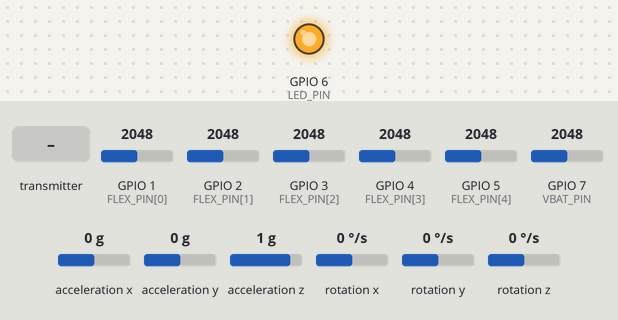
Simulated run of this sketch. Board: ESP32-S3. On the bench: output pins drawn as LEDs (lit = HIGH). Wiring (inferred from the names in the program): MPU-6050 motion sensor at I2C address 0x68. Dashed ring = blinking. The inputs (shaded band) are chosen by the test bench; at power-on: GPIO 1 (FLEX_PIN[0]) = 2048, GPIO 3 (FLEX_PIN[2]) = 2048, GPIO 2 (FLEX_PIN[1]) = 2048, GPIO 4 (FLEX_PIN[3]) = 2048, GPIO 5 (FLEX_PIN[4]) = 2048, GPIO 7 (VBAT_PIN) = 2048, acceleration x 0 g, acceleration y 0 g, acceleration z 1 g, rotation x 0 °/s, rotation y 0 °/s, rotation z 0 °/s (analog values on the 0–4095 scale). WiFi joins after 1.5 s; servers stay silent unless stated; what the sketch prints to the serial monitor is not drawn.

Above: at 7.0 s.
7.1 s: the transmitter starts sending flex.0 = 0
At 8.4 s:
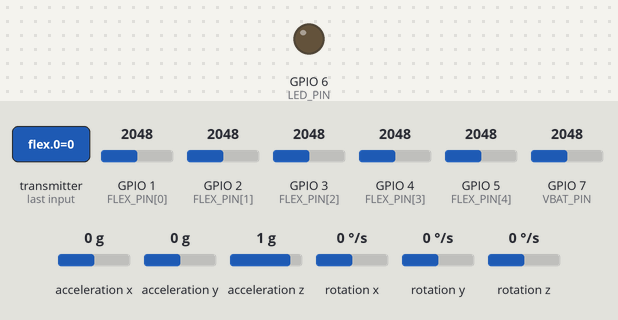
11.0 s: GPIO 1 (FLEX_PIN[0]) set to 260
At 12.9 s:
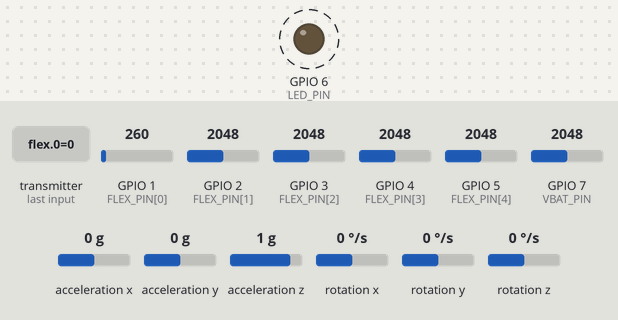
16.3 s: GPIO 3 (FLEX_PIN[2]) set to 660
26.6 s: GPIO 2 (FLEX_PIN[1]) set to 660
36.6 s: GPIO 4 (FLEX_PIN[3]) set to 122
46.6 s: GPIO 5 (FLEX_PIN[4]) set to 122
Timing chart, 0 to 57.6 s (numbered marks = the images above; inputs shaded):
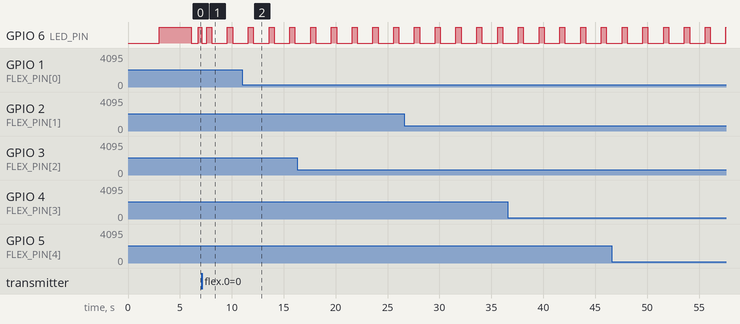

The sketch:

GLoveMasterAndroid.ino
```cpp
/*
 * SMART GLOVE - ESP32-S3 MASTER (Tangan Kanan)  [FIXED v2]
 * KOMUNIKASI: WiFi Hotspot HP → TCP JSON ke Android
 *
 * SETUP HOTSPOT HP:
 *   SSID    : SmartGlove
 *   Password: smartglove1234
 *   Android IP (gateway): 192.168.43.1
 *   Port TCP: 8080
 *
 * ESP-NOW : Slave → Master (tangan kiri)
 * TCP JSON: Master → Android via hotspot HP
 *
 * ╔══════════════════════════════════════════════════════════╗
 * ║  FIX UTAMA: Urutan JSON sekarang PERSIS sama dengan      ║
 * ║  feature_order di model_info.json & scaler_params.json:  ║
 * ║                                                          ║
 * ║  [fL0..fL4, aLx,aLy,aLz, gLx,gLy,gLz,                  ║
 * ║   fR0..fR4, aRx,aRy,aRz, gRx,gRy,gRz]                  ║
 * ║                                                          ║
 * ║  = 22 fitur, urutan sama dengan FEATURE_COLS di          ║
 * ║    notebook training Python                              ║
 * ╚══════════════════════════════════════════════════════════╝
 *
 * Format JSON ke Android:
 * {
 *   "fL":[f1,f2,f3,f4,f5],   ← flex kiri  (raw ADC 0-4095)
 *   "aL":[x,y,z],            ← accel kiri  (g)
 *   "gL":[x,y,z],            ← gyro kiri   (deg/s)
 *   "fR":[f1,f2,f3,f4,f5],   ← flex kanan (raw ADC 0-4095)
 *   "aR":[x,y,z],            ← accel kanan (g)
 *   "gR":[x,y,z],            ← gyro kanan  (deg/s)
 *   "bL":volt, "bR":volt,   ← FIX Bug #4: keduanya dalam Volt (bukan raw ADC)
 *   "sl":0/1, "ts":ms
 * }
 *
 * PENTING: struct_message HARUS SAMA PERSIS dengan GloveSlave.ino
 */

#include <WiFi.h>
#include <WiFiClient.h>
#include <esp_now.h>
#include <esp_wifi.h>
#include <Wire.h>

// ==================== HOTSPOT CONFIG ====================
#define HOTSPOT_SSID     "SmartGlove"
#define HOTSPOT_PASSWORD "smartglove1234"
#define ANDROID_IP       "192.168.43.1"
#define TCP_PORT         8080

// ==================== DATA STRUCTURE ====================
// Struct ini HARUS SAMA PERSIS dengan GloveSlave.ino
typedef struct struct_message {
    float flex[5];          // raw ADC flex (0–4095)
    float accel[3];         // g
    float gyro[3];          // deg/s
    float batteryVoltage;   // raw ADC baterai master / Volt slave
    int   batteryPercentage;
    unsigned long timestamp;
} struct_message;

typedef struct channel_info {
    uint8_t channel;
    char identifier[10];
} channel_info;

struct_message rxData;    // data dari slave (tangan kiri)
struct_message localData; // data master (tangan kanan)

// ==================== PIN CONFIGURATION ====================
const int FLEX_PIN[5] = {1, 2, 3, 4, 5};
const int SDA_PIN  = 9;
const int SCL_PIN  = 8;
const int VBAT_PIN = 7;
const int LED_PIN  = 6;

// ==================== MPU6050 ====================
const uint8_t MPU_ADDR = 0x68;

void mpuWrite(uint8_t reg, uint8_t val) {
    Wire.beginTransmission(MPU_ADDR);
    Wire.write(reg);
    Wire.write(val);
    Wire.endTransmission();
}

void mpuRead(uint8_t reg, uint8_t *buf, uint8_t len) {
    Wire.beginTransmission(MPU_ADDR);
    Wire.write(reg);
    Wire.endTransmission(false);
    Wire.requestFrom(MPU_ADDR, len);
    for (uint8_t i = 0; i < len; i++) buf[i] = Wire.read();
}

bool mpuInit() {
    mpuWrite(0x6B, 0x00); delay(100);
    mpuWrite(0x1C, 0x00); // accel ±2g
    mpuWrite(0x1B, 0x00); // gyro ±250°/s
    uint8_t who = 0;
    mpuRead(0x75, &who, 1);
    return (who == 0x68);
}

void mpuGetMotion6(int16_t *ax, int16_t *ay, int16_t *az,
                   int16_t *gx, int16_t *gy, int16_t *gz) {
    uint8_t buf[14];
    mpuRead(0x3B, buf, 14);
    *ax = (buf[0]  << 8) | buf[1];
    *ay = (buf[2]  << 8) | buf[3];
    *az = (buf[4]  << 8) | buf[5];
    *gx = (buf[8]  << 8) | buf[9];
    *gy = (buf[10] << 8) | buf[11];
    *gz = (buf[12] << 8) | buf[13];
}

// ==================== TCP CLIENT ====================
WiFiClient tcpClient;

// ==================== STATE ====================
unsigned long lastDataReceived     = 0;
unsigned long lastPrint            = 0;
unsigned long lastTCPSend          = 0;
unsigned long lastWiFiAttempt      = 0;
unsigned long lastChannelBroadcast = 0;
unsigned long lastLedBlink         = 0;
unsigned long lastTCPAttempt       = 0;
unsigned long wifiRetryDelay       = 5000;
unsigned long tcpRetryDelay        = 2000;
unsigned long bootTime             = 0;

bool    slaveConnected = false;
bool    wifiConnected  = false;
bool    tcpConnected   = false;
uint8_t currentChannel = 1;

// FIX Bug #6: Slave loop delay(50) → ~20Hz, master TCP 20ms → 50Hz.
// Guard ini mencegah frame slave dikirim 2-3x ke Android.
unsigned long lastSlaveTimestamp = 0;

uint8_t broadcastAddress[] = {0xFF, 0xFF, 0xFF, 0xFF, 0xFF, 0xFF};

// ==================== FORWARD DECLARATIONS ====================
void checkAndRetryWiFi();
void checkAndRetryTCP();
void readLocalSensors();
void controlLED();
void sendTCPData();
void broadcastChannelInfo();
void syncESPNowChannel();
void printStatus();

// ==================== ESP-NOW CALLBACK ====================
void OnDataRecv(const esp_now_recv_info *info,
                const uint8_t *incomingData, int len)
{
    memcpy(&rxData, incomingData, sizeof(rxData));
    // FIX Bug #6: simpan timestamp slave untuk cek duplikat di sendTCPData()
    lastSlaveTimestamp = rxData.timestamp;
    lastDataReceived   = millis();
    slaveConnected     = true;
}

// ==================== SETUP ====================
void setup() {
    Serial.begin(115200);
    delay(3000);

    Serial.println("\n=====================================");
    Serial.println(" SMART GLOVE MASTER v2 - TCP ANDROID");
    Serial.println("=====================================");

    pinMode(LED_PIN, OUTPUT);
    digitalWrite(LED_PIN, HIGH);

    Serial.printf("[WiFi] Connecting to '%s'...\n", HOTSPOT_SSID);
    WiFi.mode(WIFI_STA);
    WiFi.begin(HOTSPOT_SSID, HOTSPOT_PASSWORD);

    int attempts = 0;
    while (WiFi.status() != WL_CONNECTED && attempts < 30) {
        delay(500); Serial.print("."); attempts++;
    }
    Serial.println();

    if (WiFi.status() == WL_CONNECTED) {
        wifiConnected  = true;
        currentChannel = WiFi.channel();
        Serial.printf("[WiFi] OK! IP: %s  Ch: %d\n",
                      WiFi.localIP().toString().c_str(), currentChannel);
        Serial.printf("[TCP]  Target Android: %s:%d\n", ANDROID_IP, TCP_PORT);
    } else {
        Serial.println("[WiFi] FAILED — retry di loop");
    }

    Serial.printf("[MAC] %s\n", WiFi.macAddress().c_str());

    Serial.println("[ESP-NOW] Initializing...");
    if (esp_now_init() != ESP_OK) {
        Serial.println("[ESP-NOW] ERROR: init failed!");
    } else {
        esp_now_register_recv_cb(OnDataRecv);
        esp_now_peer_info_t peerInfo = {};
        memcpy(peerInfo.peer_addr, broadcastAddress, 6);
        peerInfo.channel = 0;
        peerInfo.encrypt = false;
        esp_now_add_peer(&peerInfo);
        Serial.println("[ESP-NOW] OK");
        syncESPNowChannel();
    }

    Wire.begin(SDA_PIN, SCL_PIN);
    Wire.setClock(100000);
    delay(200);
    Serial.println(mpuInit() ? "[MPU6050] OK" : "[MPU6050] WARNING: tidak terdeteksi!");

    analogReadResolution(12);
    analogSetAttenuation(ADC_11db);
    Serial.println("[ADC] OK — 12-bit (0–4095)");

    Serial.println("\n[READY] Menunggu koneksi Android...\n");
    bootTime = millis();
    delay(1000);
}

// ==================== LOOP ====================
void loop() {
    checkAndRetryWiFi();
    if (wifiConnected) checkAndRetryTCP();

    if (millis() - lastChannelBroadcast >= 2000) {
        broadcastChannelInfo();
        lastChannelBroadcast = millis();
    }

    readLocalSensors();
    controlLED();

    // Kirim 50Hz (20ms interval)
    if (tcpConnected && millis() - lastTCPSend >= 20) {
        sendTCPData();
        lastTCPSend = millis();
    }

    if (millis() - bootTime > 10000 && millis() - lastPrint >= 5000) {
        printStatus();
        lastPrint = millis();
    }

    delay(5);
}

// ==================== READ LOCAL SENSORS ====================
void readLocalSensors() {
    localData.timestamp = millis();

    for (int i = 0; i < 5; i++)
        localData.flex[i] = (float)analogRead(FLEX_PIN[i]);

    int16_t ax, ay, az, gx, gy, gz;
    mpuGetMotion6(&ax, &ay, &az, &gx, &gy, &gz);
    localData.accel[0] = ax / 16384.0f;
    localData.accel[1] = ay / 16384.0f;
    localData.accel[2] = az / 16384.0f;
    localData.gyro[0]  = gx / 131.0f;
    localData.gyro[1]  = gy / 131.0f;
    localData.gyro[2]  = gz / 131.0f;

    // FIX Bug #4: Konversi ke Volt (sama seperti GloveSlave.ino)
    // Slave sudah kirim Volt → master juga harus Volt agar satuan bL == bR
    int rawBat = analogRead(VBAT_PIN);
    localData.batteryVoltage    = (rawBat / 4095.0f) * 3.3f * 2.0f; // voltage divider ratio 2.0
    float pct = ((localData.batteryVoltage - 3.0f) / (4.2f - 3.0f)) * 100.0f;
    localData.batteryPercentage = (int)constrain(pct, 0, 100);
}

// ==================== SEND TCP DATA ====================
/*
 * PERBAIKAN KRITIS: Urutan key JSON sekarang PERSIS sama dengan
 * feature_order = [fL0..fL4, aLx,aLy,aLz, gLx,gLy,gLz,
 *                  fR0..fR4, aRx,aRy,aRz, gRx,gRy,gRz]
 *
 * Versi lama salah: fL, fR, aL, aR, gL, gR
 * Versi ini benar : fL, aL, gL, fR, aR, gR
 */
void sendTCPData() {
    if (!tcpClient.connected()) {
        tcpConnected = false;
        return;
    }

    bool slaveOk = slaveConnected && (millis() - lastDataReceived < 2000);

    // FIX Bug #6: Kirim hanya jika ada frame slave baru (timestamp berbeda).
    // Slave ~20Hz, master loop 5ms → tanpa guard ini tiap frame slave
    // terkirim 2-3x ke Android, mendistorsi temporal pattern.
    // Ketika slave tidak terhubung, tetap kirim data master saja (sl=0).
    static unsigned long lastSentSlaveTs = 0;
    bool slaveFrameNew = (lastSlaveTimestamp != lastSentSlaveTs);
    if (slaveOk && !slaveFrameNew) {
        return; // frame slave belum diperbarui, skip
    }
    if (slaveOk) lastSentSlaveTs = lastSlaveTimestamp;

    char json[600];
    int len = snprintf(json, sizeof(json),
        "{"
        // ── KIRI dulu (semua): flex → accel → gyro ──
        "\"fL\":[%d,%d,%d,%d,%d],"
        "\"aL\":[%.4f,%.4f,%.4f],"
        "\"gL\":[%.4f,%.4f,%.4f],"
        // ── KANAN (semua): flex → accel → gyro ──
        "\"fR\":[%d,%d,%d,%d,%d],"
        "\"aR\":[%.4f,%.4f,%.4f],"
        "\"gR\":[%.4f,%.4f,%.4f],"
        // meta — bL dan bR sekarang sama-sama dalam VOLT (FIX Bug #4)
        "\"bL\":%.2f,"
        "\"bR\":%.2f,"
        "\"sl\":%d,"
        "\"ts\":%lu"
        "}",
        // fL — flex kiri raw ADC (dari slave)
        (int)rxData.flex[0], (int)rxData.flex[1], (int)rxData.flex[2],
        (int)rxData.flex[3], (int)rxData.flex[4],
        // aL — accel kiri (g)
        rxData.accel[0], rxData.accel[1], rxData.accel[2],
        // gL — gyro kiri (deg/s)
        rxData.gyro[0],  rxData.gyro[1],  rxData.gyro[2],
        // fR — flex kanan raw ADC (dari master/lokal)
        (int)localData.flex[0], (int)localData.flex[1], (int)localData.flex[2],
        (int)localData.flex[3], (int)localData.flex[4],
        // aR — accel kanan (g)
        localData.accel[0], localData.accel[1], localData.accel[2],
        // gR — gyro kanan (deg/s)
        localData.gyro[0],  localData.gyro[1],  localData.gyro[2],
        // meta — FIX Bug #4: keduanya Volt
        rxData.batteryVoltage,        // bL = Volt dari slave ✓
        localData.batteryVoltage,     // bR = Volt dari master (sudah dikonversi) ✓
        slaveOk ? 1 : 0,
        localData.timestamp
    );

    if (len > 0 && len < (int)sizeof(json)) {
        tcpClient.println(json);
    }
}

// ==================== SYNC ESP-NOW CHANNEL ====================
void syncESPNowChannel() {
    esp_wifi_set_promiscuous(true);
    esp_wifi_set_channel(currentChannel, WIFI_SECOND_CHAN_NONE);
    esp_wifi_set_promiscuous(false);
    delay(50);
}

// ==================== BROADCAST CHANNEL INFO ====================
void broadcastChannelInfo() {
    channel_info chInfo;
    chInfo.channel = currentChannel;
    strcpy(chInfo.identifier, "MASTER_CH");
    esp_now_send(broadcastAddress, (uint8_t *)&chInfo, sizeof(chInfo));
}

// ==================== CHECK & RETRY WIFI ====================
void checkAndRetryWiFi() {
    if (WiFi.status() == WL_CONNECTED) {
        if (!wifiConnected) {
            wifiConnected  = true;
            wifiRetryDelay = 5000;
            uint8_t newCh  = WiFi.channel();
            if (newCh != currentChannel) {
                currentChannel = newCh;
                syncESPNowChannel();
            }
            Serial.printf("[WiFi] Reconnected! IP: %s\n",
                          WiFi.localIP().toString().c_str());
        } else {
            static unsigned long lastChCheck = 0;
            if (millis() - lastChCheck >= 10000) {
                uint8_t newCh = WiFi.channel();
                if (newCh != currentChannel) {
                    currentChannel = newCh;
                    syncESPNowChannel();
                }
                lastChCheck = millis();
            }
        }
    } else {
        if (wifiConnected) {
            wifiConnected = false;
            tcpConnected  = false;
            tcpClient.stop();
            Serial.println("[WiFi] Disconnected!");
        }
        if (millis() - lastWiFiAttempt >= wifiRetryDelay) {
            lastWiFiAttempt = millis();
            Serial.printf("[WiFi] Retrying '%s'...\n", HOTSPOT_SSID);
            WiFi.begin(HOTSPOT_SSID, HOTSPOT_PASSWORD);
            int att = 0;
            while (WiFi.status() != WL_CONNECTED && att < 20) {
                delay(500); att++;
            }
            if (WiFi.status() == WL_CONNECTED) {
                wifiConnected  = true;
                wifiRetryDelay = 5000;
                currentChannel = WiFi.channel();
                syncESPNowChannel();
                Serial.println("[WiFi] Reconnected!");
            } else {
                if (wifiRetryDelay < 30000) wifiRetryDelay *= 2;
            }
        }
    }
}

// ==================== CHECK & RETRY TCP ====================
void checkAndRetryTCP() {
    if (tcpClient.connected()) {
        if (!tcpConnected) {
            tcpConnected = true;
            Serial.printf("[TCP] Connected ke Android %s:%d\n", ANDROID_IP, TCP_PORT);
        }
        return;
    }

    if (tcpConnected) {
        tcpConnected = false;
        tcpClient.stop();
        Serial.println("[TCP] Disconnected dari Android");
    }

    if (millis() - lastTCPAttempt >= tcpRetryDelay) {
        lastTCPAttempt = millis();
        if (tcpClient.connect(ANDROID_IP, TCP_PORT)) {
            tcpConnected  = true;
            tcpRetryDelay = 2000;
            Serial.println("[TCP] Connected! Streaming ke Android...");
        } else {
            if (tcpRetryDelay < 15000) tcpRetryDelay += 1000;
        }
    }
}

// ==================== CONTROL LED ====================
void controlLED() {
    unsigned long now = millis();
    bool slaveOk = slaveConnected && (millis() - lastDataReceived < 2000);

    if (!wifiConnected) {
        if (now - lastLedBlink >= 1000) { lastLedBlink = now; digitalWrite(LED_PIN, !digitalRead(LED_PIN)); }
    } else if (!tcpConnected) {
        if (now - lastLedBlink >= 300)  { lastLedBlink = now; digitalWrite(LED_PIN, !digitalRead(LED_PIN)); }
    } else if (!slaveOk) {
        if (now - lastLedBlink >= 700)  { lastLedBlink = now; digitalWrite(LED_PIN, !digitalRead(LED_PIN)); }
    } else {
        digitalWrite(LED_PIN, LOW);
    }
}

// ==================== PRINT STATUS ====================
void printStatus() {
    bool slaveOk = slaveConnected && (millis() - lastDataReceived < 2000);
    Serial.println("\n--- STATUS ---");
    Serial.printf("WiFi  : %s | Ch: %d\n",
                  wifiConnected ? WiFi.localIP().toString().c_str() : "DISCONNECTED",
                  currentChannel);
    Serial.printf("TCP   : %s | Target: %s:%d\n",
                  tcpConnected ? "STREAMING" : "NOT CONNECTED", ANDROID_IP, TCP_PORT);
    Serial.printf("Slave : %s | Last recv: %lums ago\n",
                  slaveOk ? "OK" : "WAITING", millis() - lastDataReceived);
    Serial.printf("Flex R: %4d %4d %4d %4d %4d (raw ADC)\n",
                  (int)localData.flex[0], (int)localData.flex[1], (int)localData.flex[2],
                  (int)localData.flex[3], (int)localData.flex[4]);
    Serial.printf("Flex L: %4d %4d %4d %4d %4d (raw ADC)\n",
                  (int)rxData.flex[0], (int)rxData.flex[1], (int)rxData.flex[2],
                  (int)rxData.flex[3], (int)rxData.flex[4]);
    Serial.println("--------------\n");
}
```

Measured:
- by itself, GPIO 6 (LED_PIN): alternates HIGH for 0.49 s and LOW for 1.5 s
